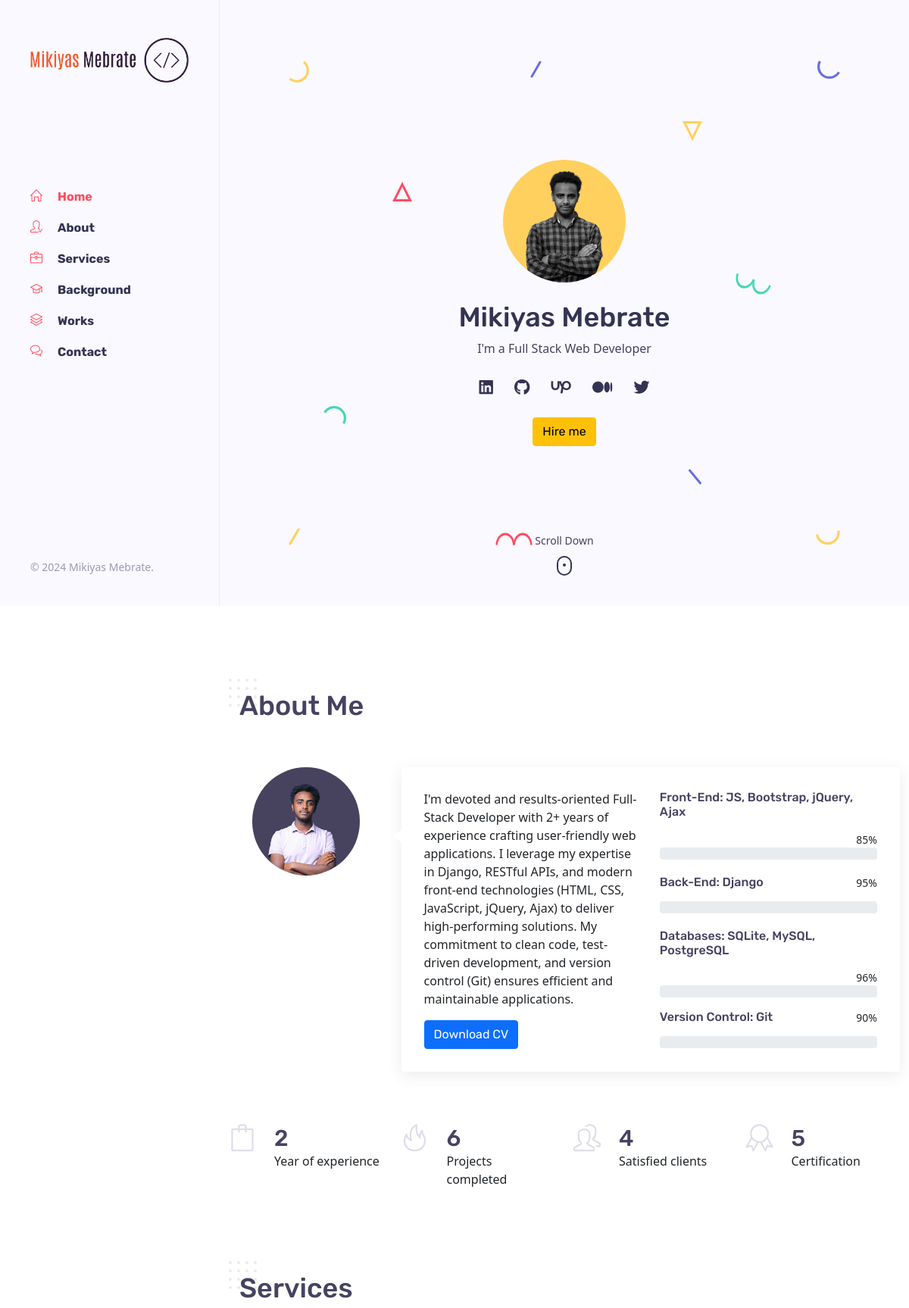
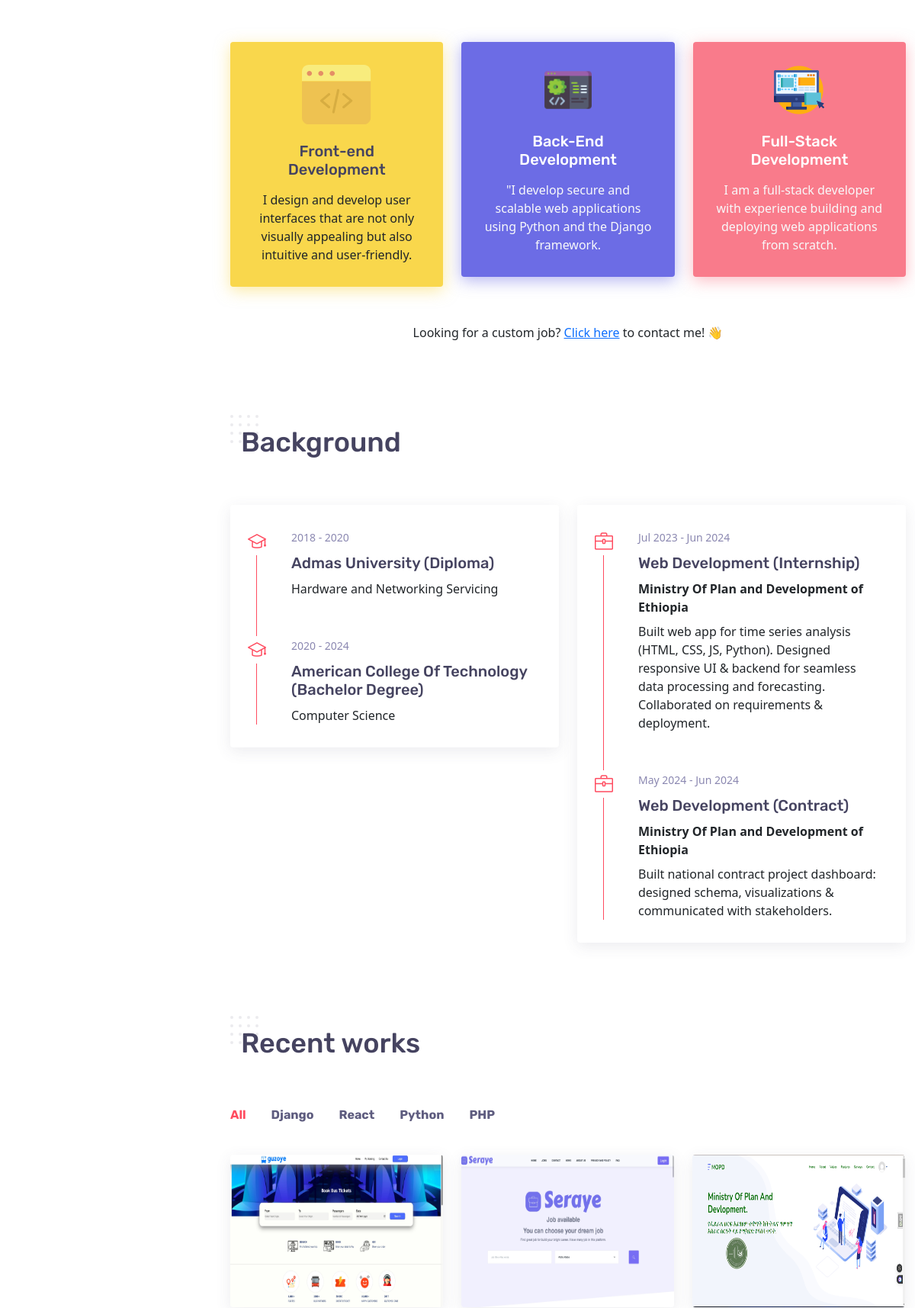
The page / (upper part) on the database its author committed (2 pictures, top to bottom).
### Base/models.py (models this page shows, shortened)
class Education(models.Model):
    school = models.CharField(max_length=100)
    start_date = models.DateField(auto_now=False, auto_now_add=False)
    end_date = models.DateField(auto_now=False, auto_now_add=False)
    degree = models.CharField(max_length=50)
    study = models.CharField(max_length=50)

class History(models.Model):
    title = models.CharField(max_length=50)
    institution = models.CharField(max_length=100)
    role = models.TextField()
    start_date = models.DateField(auto_now=False, auto_now_add=False)
    end_date = models.DateField(auto_now=False, auto_now_add=False)

class Project(models.Model):
    title = models.CharField(max_length=100)
    description = models.TextField()
    img1 = models.ImageField(upload_to="project/", height_field=None, width_field=None, max_length=None)
    img2 = models.ImageField(upload_to="project/", height_field=None, width_field=None, max_length=None)
    img3 = models.ImageField(upload_to="project/", height_field=None, width_field=None, max_length=None)
    img4 = models.ImageField(upload_to="project/", height_field=None, width_field=None, max_length=None)
    project_type =models.CharField(max_length=50, null=True, blank=True)
    start_date = models.DateField(auto_now=False, auto_now_add=False)
    end_date = models.DateField(auto_now=False, auto_now_add=False)

### Base/views.py (the view, shortened to what this page needs)
# urls.py: path('', index, name='index')
def index(request):
    education = Education.objects.all()
    project = Project.objects.all()
    history = History.objects.all()
    cv = Portfolio.objects.all().first()
    form = ContactUsForm(request.POST or None)
    context = {
        'educations' : education,
        'projects' : project,
        'history' : history,
        'form' : form,
        'cv' : cv,
    }
    return render(request, 'index.html', context=context)

### templates/index.html (shortened to what this page needs)
{% load static %}
<!DOCTYPE html>
<html lang="en-US">
<head>
	<link rel="stylesheet" href="{% static 'assets/css/bootstrap.min.css' %}" type="text/css" media="all">
	<link rel="stylesheet" href="{% static 'assets/css/all.min.css' %}" type="text/css" media="all">
	<link rel="stylesheet" href="{% static 'assets/css/simple-line-icons.css' %}" type="text/css" media="all">
	<link rel="stylesheet" href="{% static 'assets/css/slick.css' %}" type="text/css" media="all">
	<link rel="stylesheet" href="{% static 'assets/css/animate.css' %}" type="text/css" media="all">
	<link rel="stylesheet" href="{% static 'assets/css/magnific-popup.css' %}" type="text/css" media="all">
	<link rel="stylesheet" href="{% static 'assets/css/style.css' %}" type="text/css" media="all">
	<link href="https://cdn.jsdelivr.net/npm/bootstrap@5.0.2/dist/css/bootstrap.min.css" rel="stylesheet">
</head>
<body>
	<header class="desktop-header-1 light d-flex align-items-start flex-column">
		<div class="site-logo">
				<img src="{% static 'assets/images/logo/logo-no-background.png' %}" alt="Mikiyas Mebrate" />
		</div>
		<nav>
			<ul class="vertical-menu scrollspy">
				<li class="active"><a href="#home"><i class="icon-home"></i>Home</a></li>
				<li><a href="#about"><i class="icon-user-following"></i>About</a></li>
				<li><a href="#services"><i class="icon-briefcase"></i>Services</a></li>
				<li><a href="#experience"><i class="icon-graduation"></i>Background</a></li>
				<li><a href="#works"><i class="icon-layers"></i>Works</a></li>
				<li><a href="#contact"><i class="icon-bubbles"></i>Contact</a></li>
			</ul>
		</nav>
		<div class="footer">
			<span class="copyright">© 2024 Mikiyas Mebrate.</span>
		</div>
	</header>
	<main class="content">
		<section id="home" class="home d-flex light align-items-center">
			<div class="container">
				<div class="intro">
					<img src="{% static 'assets/images/photos/bw.jpg' %}" alt="Mikiyas Mebrate" style="width: 30%;"
						class="mb-4  rounded-circle" />
					<h1 class="mb-2 mt-0">Mikiyas Mebrate</h1>
					<span>I'm a <span class="text-rotating">Full Stack Web Developer, Python developer, Django Developer
							, RESTful API Developer</span></span>
					<ul class="social-icons light list-inline mb-0 mt-4">
						<li class="list-inline-item"><a href="https://www.linkedin.com/in/mikiyas-mebrate-0b8b0122b/"
								target="_blank"><i class="fab fa-linkedin"></i></a></li>
						<li class="list-inline-item"><a href="https://github.com/MikiyasMebrate" target="_blank"><i
									class="fab fa-github"></i></a></li>
						<li class="list-inline-item"><a href="https://www.upwork.com/freelancers/~0121a93be3532f2bd9"
								target="_blank"><i class="fa-brands fa-upwork"></i></a></li>
						<li class="list-inline-item"><a href="https://medium.com/@mikiyasmebrate" target="_blank"><i
									class="fa-brands fa-medium"></i></a></li>
						<li class="list-inline-item"><a href="https://x.com/MikeMebrate" target="_blank"><i
									class="fab fa-twitter"></i></a></li>
					</ul>
					<div class="mt-4">
						<a href="#contact" class="btn btn-warning">Hire me</a>
					</div>
				</div>
				<div class="scroll-down light">
					<a href="#about" class="mouse-wrapper">
						<span>Scroll Down</span>
						<span class="mouse">
							<span class="wheel"></span>
						</span>
					</a>
				</div>
				<div class="parallax" data-relative-input="true">
					<svg width="26" height="26" data-depth="0.2" class="layer p2" xmlns="http://www.w3.org/2000/svg">
						<path d="M13 3.3541L2.42705 24.5h21.1459L13 3.3541z" stroke="#FF4C60" stroke-width="3"
							fill="none" fill-rule="evenodd" />
					</svg>
					<svg width="15" height="23" data-depth="0.6" class="layer p4" xmlns="http://www.w3.org/2000/svg">
						<rect transform="rotate(30 9.86603 10.13397)" x="7" width="3" height="25" rx="1.5"
							fill="#FFD15C" fill-rule="evenodd" />
					</svg>
					<svg width="15" height="23" data-depth="0.2" class="layer p5" xmlns="http://www.w3.org/2000/svg">
						<rect transform="rotate(30 9.86603 10.13397)" x="7" width="3" height="25" rx="1.5"
							fill="#6C6CE5" fill-rule="evenodd" />
					</svg>
					<svg width="26" height="26" data-depth="0.4" class="layer p7" xmlns="http://www.w3.org/2000/svg">
						<path d="M13 22.6459L2.42705 1.5h21.1459L13 22.6459z" stroke="#FFD15C" stroke-width="3"
							fill="none" fill-rule="evenodd" />
					</svg>
					<svg width="19" height="21" data-depth="0.3" class="layer p8" xmlns="http://www.w3.org/2000/svg">
						<rect transform="rotate(-40 6.25252 10.12626)" x="7" width="3" height="25" rx="1.5"
							fill="#6C6CE5" fill-rule="evenodd" />
					</svg>
				</div>
			</div>
		</section>
		<section id="about">
			<div class="container">
				<h2 class="section-title wow fadeInUp">About Me</h2>
				<div class="spacer" data-height="60"></div>
				<div class="row">
					<div class="col-md-3">
						<div class="text-center text-md-left">
							<img src="{% static 'assets/images/photos/profile-2.jpg' %}" alt="Mikiyas Mebrate" style="width: 70%;"
						class="mb-4  rounded-circle" />
						</div>
					</div>
					<div class="col-md-9 triangle-left-md triangle-top-sm">
						<div class="rounded bg-white shadow-dark padding-30">
							<div class="row">
								<div class="col-md-6">
									<p>I'm devoted and results-oriented Full-Stack Developer with 2+ years of
										experience crafting user-friendly web applications. I leverage my expertise in
										Django, RESTful APIs, and modern front-end technologies (HTML, CSS, JavaScript,
										jQuery, Ajax) to deliver high-performing solutions. My commitment to clean code,
										test-driven development, and version control (Git) ensures efficient and
										maintainable applications.</p>
									<div class="mt-3">
										<a href="/media/{{cv.file}}" download="/media/{{cv.file}}" class="btn btn-primary">Download CV</a>
									</div>
								</div>
								<div class="col-md-6">
									<div class="skill-item">
										<div class="skill-info clearfix">
											<h4 class="float-left mb-3 mt-0">Front-End: JS, Bootstrap, jQuery, Ajax </h4>
											<span class="float-right">85%</span>
										</div>
										<div class="progress">
										</div>
										<div class="spacer" data-height="20"></div>
									</div>
									<div class="skill-item">
										<div class="skill-info clearfix">
											<h4 class="float-left mb-3 mt-0">Back-End: Django </h4>
											<span class="float-right">95%</span>
										</div>
										<div class="progress">
										</div>
										<div class="spacer" data-height="20"></div>
									</div>
									<div class="skill-item">
										<div class="skill-info clearfix">
											<h4 class="float-left mb-3 mt-0">Databases: SQLite, MySQL, PostgreSQL</h4>
											<span class="float-right">96%</span>
										</div>
										<div class="progress">
										</div>
									</div>
									<div class="skill-item mt-3">
										<div class="skill-info clearfix">
											<h4 class="float-left mb-3 mt-0"> Version Control: Git</h4>
											<span class="float-right">90%</span>
										</div>
										<div class="progress">
										</div>
									</div>
								</div>
							</div>
						</div>
					</div>
				</div>
				<div class="spacer" data-height="70"></div>
				<div class="row">
					<div class="col-md-3 col-sm-6">
						<div class="fact-item">
							<span class="icon icon-bag"></span>
							<div class="details">
								<h3 class="mb-0 mt-0 number"><em class="count">2</em></h3>
								<p class="mb-0">Year of experience</p>
							</div>
						</div>
					</div>
					<div class="col-md-3 col-sm-6">
						<div class="fact-item">
							<span class="icon icon-fire"></span>
							<div class="details">
								<h3 class="mb-0 mt-0 number"><em class="count">6</em></h3>
								<p class="mb-0">Projects completed</p>
							</div>
						</div>
					</div>
					<div class="col-md-3 col-sm-6">
						<div class="fact-item">
							<span class="icon icon-people"></span>
							<div class="details">
								<h3 class="mb-0 mt-0 number"><em class="count">4</em></h3>
								<p class="mb-0">Satisfied clients</p>
							</div>
						</div>
					</div>
					<div class="col-md-3 col-sm-6">
						<div class="fact-item">
							<span class="icon icon-badge"></span>
							<div class="details">
								<h3 class="mb-0 mt-0 number"><em class="count">5</em></h3>
								<p class="mb-0">Certification</p>
							</div>
						</div>
					</div>
				</div>
			</div>
		</section>
		<section id="services">
			<div class="container">
				<h2 class="section-title wow fadeInUp">Services</h2>
				<div class="spacer" data-height="60"></div>
				<div class="row">
					<div class="col-md-4" data-wow-delay="0.2s">
						<div class="service-box rounded data-background padding-30 text-center shadow-yellow"
							data-color="#F9D74C">
							<img src="{% static 'assets/images/service-2.svg' %}" alt="UI/UX design" />
							<h3 class="mb-3 mt-0">Front-end Development</h3>
							<p class="mb-0">I design and develop user interfaces that are not only visually appealing but also intuitive and user-friendly.</p>
						</div>
					</div>
					<div class="col-md-4">
						<div class="service-box rounded data-background padding-30 text-center text-light shadow-blue"
							data-color="#6C6CE5">
							<img src="{% static 'assets/images/backend.png' %}" style="width: 30%;" class="img-fluid" alt="UI/UX design" />
							<h3 class="mb-3 mt-0">Back-End Development</h3>
							<p class="mb-0">"I develop secure and scalable web applications using Python and the Django framework.</p>
						</div>
					</div>
					<div class="col-md-4" data-wow-delay="0.4s">
						<div class="service-box rounded data-background padding-30 text-center text-light shadow-pink"
							data-color="#F97B8B">
							<img src="{% static 'assets/images/fullstack.png' %}" class="img-fluid" style="width: 30%;" alt="UI/UX design" />
							<h3 class="mb-3 mt-0">Full-Stack Development</h3>
							<p class="mb-0">I am a full-stack developer with experience building and deploying web applications from scratch.</p>
						</div>
					</div>
				</div>
				<div class="mt-5 text-center">
					<p class="mb-0">Looking for a custom job? <a href="#contact">Click here</a> to contact me! 👋</p>
				</div>
			</div>
		</section>
		<section id="experience">
			<div class="container">
				<h2 class="section-title wow fadeInUp">Background</h2>
				<div class="spacer" data-height="60"></div>
				<div class="row">
					<div class="col-md-6">
						<div class="timeline edu bg-white rounded shadow-dark padding-30 overflow-hidden">
							{% for education in educations %}
							<div class="timeline-container wow fadeInUp">
								<div class="content">
									<span class="time">{{education.start_date|date:"Y"}} - {{education.end_date|date:"Y"}}</span>
									<h3 class="title">{{education.school | capfirst}} ({{education.degree | capfirst}})</h3>
									<p>{{education.study}}</p>
								</div>
							</div>
							{% endfor %}
						</div>
					</div>
					<div class="col-md-6">
						<div class="timeline exp bg-white rounded shadow-dark padding-30 overflow-hidden">
							{% for his in history %}
							<div class="timeline-container wow fadeInUp">
								<div class="content">
									<span class="time">{{his.start_date|date:"M Y"}} - {{his.end_date|date:"M Y"}}</span>
									<h3 class="title">{{his.title | capfirst}}</h3>
									<p class="mb-2" style="font-weight: bold;">{{his.institution}}</p>
									<p>{{his.role}}</p>
								</div>
							</div>
							{% endfor %}
						</div>
					</div>
				</div>
			</div>
		</section>
		<section id="works">
			<div class="container">
				<h2 class="section-title wow fadeInUp">Recent works</h2>
				<div class="spacer" data-height="60"></div>
				<ul class="portfolio-filter list-inline wow fadeInUp">
					<li class="current list-inline-item" data-filter="*">All</li>
					<li class="list-inline-item" data-filter=".django">Django</li>
					<li class="list-inline-item" data-filter=".react">React</li>
					<li class="list-inline-item" data-filter=".python">Python</li>
					<li class="list-inline-item" data-filter=".php">PHP</li>
				</ul>
				<div class="row portfolio-wrapper">
					{% for project in projects %}
					<div class="col-md-4 col-sm-6 grid-item {{project.project_type}}">
						<a href="#small-dialog{{project.id}}" class="work-content">
							<div class="portfolio-item rounded shadow-dark">
								<div class="details">
								</div>
								<div class="thumb">
									<img src="/media/{{project.img1}}" style="width: 100%; height: 200px;" alt="Portfolio-title" />
								</div>
							</div>
						</a>
					</div>
					{% endfor %}
				</div>
			</div>
		</section>
	</main>
</body>
</html>

### rows shown on the page
Education: start_date "2018", end_date "2020", school "Admas University", degree "Diploma", study "Hardware and Networking Servicing"
Education: start_date "2020", end_date "2024", school "American College Of Technology", degree "Bachelor Degree", study "Computer Science"
History: start_date "Jul 2023", end_date "Jun 2024", title "Web Development (Internship)", institution "Ministry Of Plan and Development of Ethiopia", role "Built web app for time series analysis (HTML, CSS, JS, Python). Designed responsive UI & backend for seamless data processing and forecasting. Collaborated on requirements & deployment."
History: start_date "May 2024", end_date "Jun 2024", title "Web Development (Contract)", institution "Ministry Of Plan and Development of Ethiopia", role "Built national contract project dashboard: designed schema, visualizations & communicated with stakeholders."
Project: img1 (picture)
Project: img1 (picture)
Project: img1 (picture)
